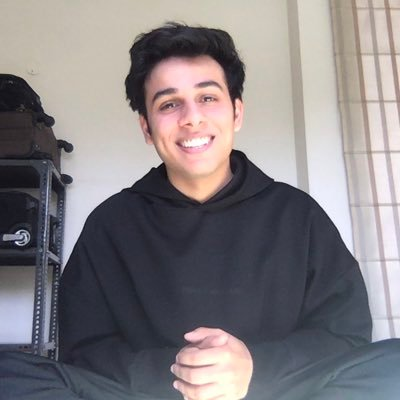
#> input picture faceDetection/face.jpg, 400 x 400 px
$ python facedetect.py
#> lines starting #> are read from the running program, lines starting #| are printed output that depends on the picture; after the words box and inside, x2 and y2 are one past the last pixel; in counts of white or black regions, pixels touching at a corner belong together
import cv2 as cv
face_cascade=cv.CascadeClassifier("haarcascade_frontalface_default.xml")

img=cv.imread("face.jpg")
#> img is the input picture: shape (400, 400, 3); mean B, G, R 129.3, 126.4, 131.5

gray=cv.cvtColor(img,cv.COLOR_BGR2GRAY)
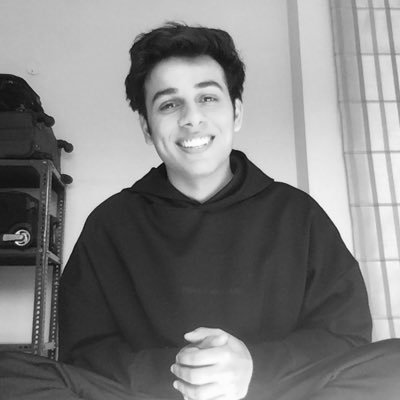
#> gray: shape (400, 400); min 1, max 254, mean 128.3
faces=face_cascade.detectMultiScale(gray,1.1,4)
#> faces = [[134, 57, 113, 113]]

for(x,y,w,h) in faces:
    cv.rectangle(img,(x,y),(x+w,y+h),(255,0,0),3)
#> this loop made 1 pass
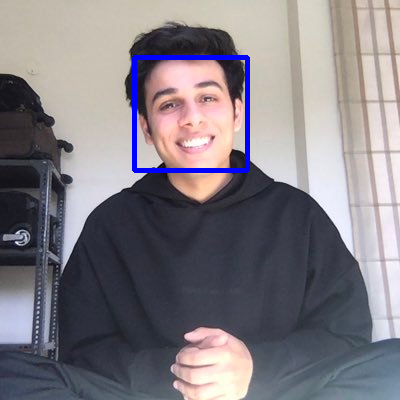
#> img: shape (400, 400, 3); 1.4% of pixels changed, all inside (x1, y1, x2, y2) = (132, 55, 250, 173)


cv.imshow("img",img)
cv.waitKey(0)
cv.destroyAllWindows()
